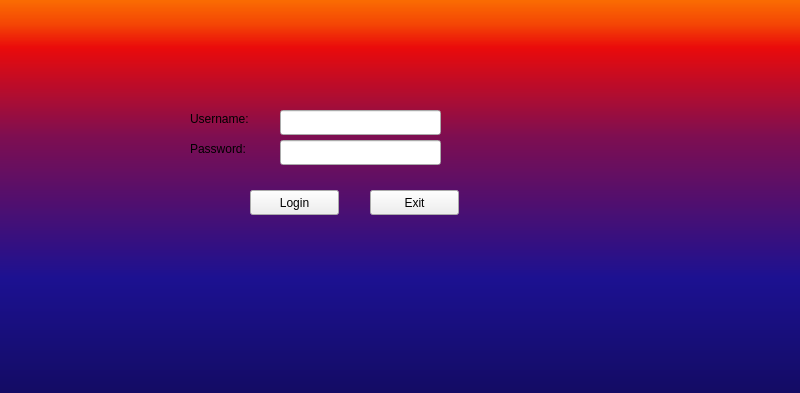
<?xml version="1.0" encoding="UTF-8"?>
<ui version="4.0">
 <class>Login</class>
 <widget class="QMainWindow" name="Login">
  <property name="geometry">
   <rect>
    <x>0</x>
    <y>0</y>
    <width>800</width>
    <height>393</height>
   </rect>
  </property>
  <property name="windowTitle">
   <string>DAQ_APP</string>
  </property>
  <widget class="QWidget" name="centralwidget">
   <widget class="QPushButton" name="pushButton">
    <property name="geometry">
     <rect>
      <x>250</x>
      <y>190</y>
      <width>89</width>
      <height>25</height>
     </rect>
    </property>
    <property name="text">
     <string>Login</string>
    </property>
   </widget>
   <widget class="QPushButton" name="pushButton_2">
    <property name="geometry">
     <rect>
      <x>370</x>
      <y>190</y>
      <width>89</width>
      <height>25</height>
     </rect>
    </property>
    <property name="text">
     <string>Exit</string>
    </property>
   </widget>
   <widget class="QLabel" name="label_2">
    <property name="geometry">
     <rect>
      <x>190</x>
      <y>140</y>
      <width>81</width>
      <height>17</height>
     </rect>
    </property>
    <property name="text">
     <string>Password:</string>
    </property>
   </widget>
   <widget class="QLabel" name="label_3">
    <property name="geometry">
     <rect>
      <x>190</x>
      <y>110</y>
      <width>81</width>
      <height>17</height>
     </rect>
    </property>
    <property name="text">
     <string>Username:</string>
    </property>
   </widget>
   <widget class="QLineEdit" name="lineEdit">
    <property name="geometry">
     <rect>
      <x>280</x>
      <y>110</y>
      <width>161</width>
      <height>25</height>
     </rect>
    </property>
   </widget>
   <widget class="QLineEdit" name="lineEdit_2">
    <property name="geometry">
     <rect>
      <x>280</x>
      <y>140</y>
      <width>161</width>
      <height>25</height>
     </rect>
    </property>
   </widget>
   <widget class="QLabel" name="label">
    <property name="geometry">
     <rect>
      <x>0</x>
      <y>-100</y>
      <width>811</width>
      <height>591</height>
     </rect>
    </property>
    <property name="maximumSize">
     <size>
      <width>811</width>
      <height>591</height>
     </size>
    </property>
    <property name="styleSheet">
     <string notr="true">background-color: qlineargradient(spread:pad, x1:0, y1:1, x2:0, y2:0, stop:0 rgba(0, 0, 0, 255), stop:0.05 rgba(14, 8, 73, 255), stop:0.36 rgba(28, 17, 145, 255), stop:0.6 rgba(126, 14, 81, 255), stop:0.75 rgba(234, 11, 11, 255), stop:0.79 rgba(244, 70, 5, 255), stop:0.86 rgba(255, 136, 0, 255), stop:0.935 rgba(239, 236, 55, 255));</string>
    </property>
    <property name="text">
     <string/>
    </property>
    <property name="scaledContents">
     <bool>true</bool>
    </property>
   </widget>
   <zorder>label</zorder>
   <zorder>pushButton</zorder>
   <zorder>pushButton_2</zorder>
   <zorder>label_2</zorder>
   <zorder>label_3</zorder>
   <zorder>lineEdit</zorder>
   <zorder>lineEdit_2</zorder>
  </widget>
  <widget class="QMenuBar" name="menubar">
   <property name="geometry">
    <rect>
     <x>0</x>
     <y>0</y>
     <width>800</width>
     <height>22</height>
    </rect>
   </property>
  </widget>
 </widget>
 <resources/>
 <connections/>
</ui>
